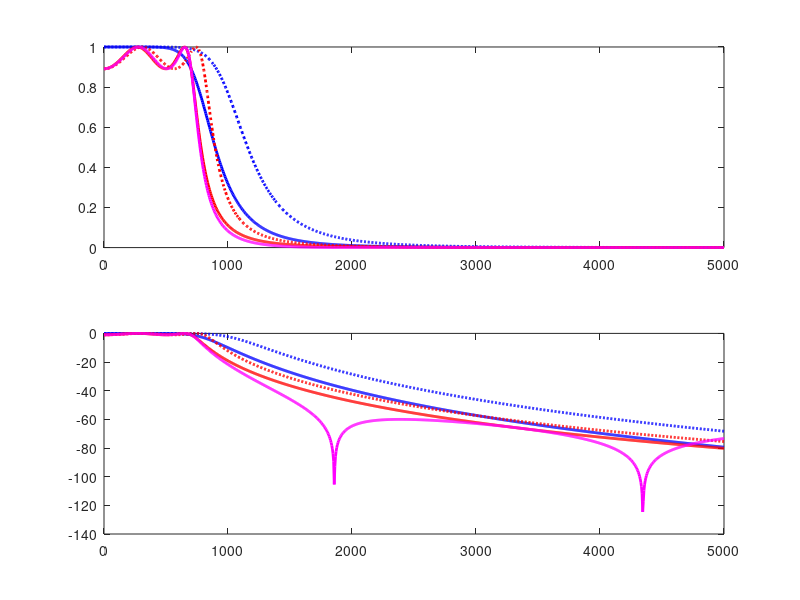

Recreate this plot in MATLAB.
clear all
close all
fclose all
clc
pkg load signal

%% Filter analysis
# condition
w  = linspace(0, 10000*pi, 1000);
f  = w/(2*pi);

Wp = 1404*pi;   # frequency in passband
Ws = 8268*pi;   # frequency in stopband
rp = 1;         # ripple in Passband
rs = 60;        # ripple in Stopband

# butterworth filter design by hand
N = 5;
Wc = 2076*pi;
[b, a] = butter(N, Wc, 's');    # butterworth filter
freq_resp = freqs(b,a,w);       # butterworth filter frequency response

magRes = abs(freq_resp);
magRes_dB = 20*log10(magRes/max(magRes));
phaRes = angle(freq_resp);

figure(1),
subplot(2,1,1),
plot(f, magRes, 'linestyle', ':', 'linewidth', 2, 'color', 'b');
subplot(2,1,2),
plot(f, magRes_dB, 'linestyle', ':', 'linewidth', 2, 'color', 'b');

# butterworth filter design by Octave
[N, Wc] = buttord(Wp, Ws, rp, rs, 's');
[b, a] = butter(N, Wc, 's');    # butterworth filter
freq_resp = freqs(b,a,w);       # butterworth filter frequency response

magRes = abs(freq_resp);
magRes_dB = 20*log10(magRes/max(magRes));
phaRes = angle(freq_resp);

figure(1),
subplot(2,1,1), hold on,
plot(f, magRes, 'linestyle', '-', 'linewidth', 2, 'color', 'b');
subplot(2,1,2), hold on,
plot(f, magRes_dB, 'linestyle', '-', 'linewidth', 2, 'color', 'b');









# chebyshev filter design by hand
N  = 4;
Wp = 1404*pi;
[b, a] = cheby1(N, rp, Wc, 's');
freq_resp = freqs(b,a,w);

magRes = abs(freq_resp);
magRes_dB = 20*log10(magRes/max(magRes));
phaRes = angle(freq_resp);

figure(1),
subplot(2,1,1), hold on,
plot(f, magRes, 'linestyle', ':', 'linewidth', 2, 'color', 'r');
subplot(2,1,2), hold on,
plot(f, magRes_dB, 'linestyle', ':', 'linewidth', 2, 'color', 'r');

# chebyshev filter design by Octave
[N, Wc] = cheb1ord(Wp, Ws, rp, rs, 's');
[b, a] = cheby1(N, rp, Wc, 's');
freq_resp = freqs(b,a,w);

magRes = abs(freq_resp);
magRes_dB = 20*log10(magRes/max(magRes));
phaRes = angle(freq_resp);

figure(1),
subplot(2,1,1), hold on,
plot(f, magRes, 'linestyle', '-', 'linewidth', 2, 'color', 'r');
subplot(2,1,2), hold on,
plot(f, magRes_dB, 'linestyle', '-', 'linewidth', 2, 'color', 'r');

# Elliptic filter design by Octave
[N, Wc] = ellipord(Wp, Ws, rp, rs, 's');
[b, a] = ellip(4, rp, rs, Wc, 's');
freq_resp = freqs(b,a,w);

magRes = abs(freq_resp);
magRes_dB = 20*log10(magRes/max(magRes));
phaRes = angle(freq_resp);

figure(1),
subplot(2,1,1), hold on,
plot(f, magRes, 'linewidth', 2, 'color', 'm');
subplot(2,1,2), hold on,
plot(f, magRes_dB, 'linewidth', 2, 'color', 'm');
































